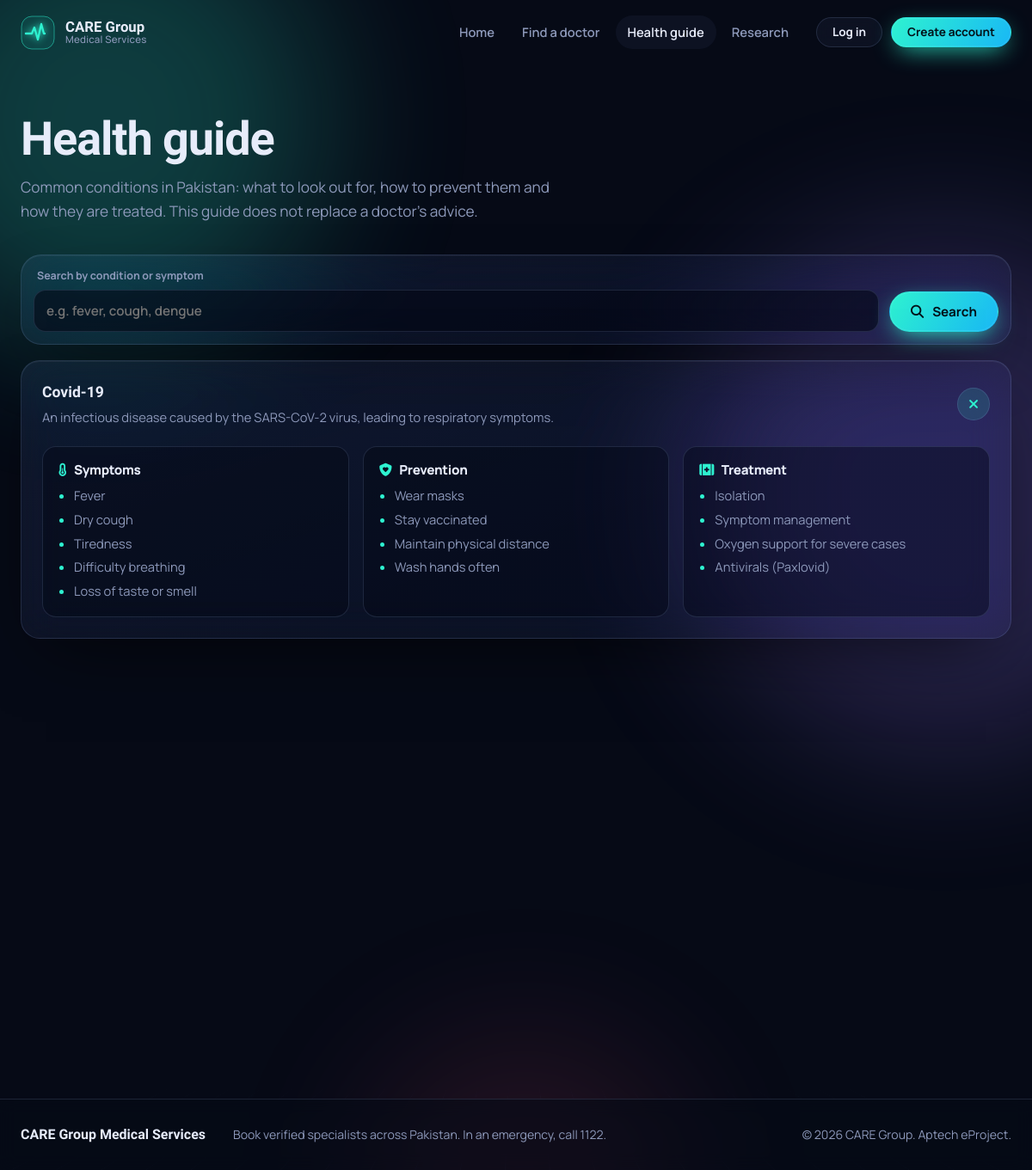
Screenshot of /diseases.php with the database file from the repository.
### tables this page shows
CREATE TABLE IF NOT EXISTS diseases (
    id INT AUTO_INCREMENT PRIMARY KEY,
    name VARCHAR(150) NOT NULL,
    description TEXT NOT NULL,
    symptoms TEXT NOT NULL,  
    preventions TEXT NOT NULL,  
    cures TEXT NOT NULL,  
    created_at TIMESTAMP DEFAULT CURRENT_TIMESTAMP
);

### includes/functions.php (called while the page is built, shortened)
<?php
function url(string $path = ''): string
{
    $prefix = defined('APP_DEPTH') ? str_repeat('../', (int) APP_DEPTH) : '';
    return $prefix . ltrim($path, '/');
}
function h($value): string
{
    return htmlspecialchars((string) ($value ?? ''), ENT_QUOTES, 'UTF-8');
}
function isLoggedIn(): bool
{
    return isset($_SESSION['user_id'], $_SESSION['role']);
}

### includes/components.php (called while the page is built, shortened)
<?php
function split_list(string $text): array
{
    $items = preg_split('/[,;\n]+/', $text);
    $items = array_filter(array_map('trim', $items), 'strlen');
    return array_values(array_map('ucfirst', $items));
}
    ob_start(); ?>

### diseases.php (the view, shortened to what this page needs)
<?php
require_once 'db.php';
require_once 'includes/components.php';
$q = trim($_GET['q'] ?? '');
$diseases = [];
try {
    if ($q !== '') {
        $stmt = $pdo->prepare('SELECT * FROM diseases WHERE name LIKE ? OR symptoms LIKE ? ORDER BY name');
        $stmt->execute(['%' . $q . '%', '%' . $q . '%']);
    } else {
        $stmt = $pdo->query('SELECT * FROM diseases ORDER BY name');
    }
    $diseases = $stmt->fetchAll();
} catch (PDOException $e) {
    error_log('Diseases query failed: ' . $e->getMessage());
}
$nav_active = 'diseases';
include 'includes/header.php';
?>
<section class="page-head">
    <h1 class="enter">Health guide</h1>
    <p class="page-head__lede">Common conditions in Pakistan: what to look out for, how to prevent them and how they are treated. This guide does not replace a doctor's advice.</p>
</section>
<section class="section section--tight">
    <form class="filters filters--compact glass" method="GET" action="diseases.php" role="search" aria-label="Search conditions">
        <label class="finder__field finder__field--grow">
            <span>Search by condition or symptom</span>
            <input type="search" name="q" value="<?php echo h($q); ?>" placeholder="e.g. fever, cough, dengue">
        </label>
        <button type="submit" class="btn btn--glow"><i class="fa-solid fa-magnifying-glass" aria-hidden="true"></i> Search</button>
    </form>
    <div class="conditions">
        <?php foreach ($diseases as $i => $d): ?>
            <details class="condition glass" id="disease-<?php echo (int) $d['id']; ?>" data-reveal<?php echo $i === 0 ? ' open' : ''; ?>>
                <summary>
                    <span class="condition__title"><?php echo h($d['name']); ?></span>
                    <span class="condition__desc"><?php echo h($d['description']); ?></span>
                    <i class="fa-solid fa-plus condition__icon" aria-hidden="true"></i>
                </summary>
                <div class="condition__body">
                    <div>
                        <h3><i class="fa-solid fa-temperature-half" aria-hidden="true"></i> Symptoms</h3>
                        <ul><?php foreach (split_list($d['symptoms']) as $s): ?><li><?php echo h($s); ?></li><?php endforeach; ?></ul>
                    </div>
                    <div>
                        <h3><i class="fa-solid fa-shield-heart" aria-hidden="true"></i> Prevention</h3>
                        <ul><?php foreach (split_list($d['preventions']) as $s): ?><li><?php echo h($s); ?></li><?php endforeach; ?></ul>
                    </div>
                    <div>
                        <h3><i class="fa-solid fa-kit-medical" aria-hidden="true"></i> Treatment</h3>
                        <ul><?php foreach (split_list($d['cures']) as $s): ?><li><?php echo h($s); ?></li><?php endforeach; ?></ul>
                    </div>
                </div>
            </details>
        <?php endforeach; ?>
    </div>
</section>
<?php include 'includes/footer.php'; ?>

### includes/header.php (shortened to what this page needs)
<?php
$body_class = $body_class ?? '';
$nav_active = $nav_active ?? '';
$show_nav   = $show_nav ?? true;
function nav_link(string $key, string $href, string $label, string $active): string
{
    $current = $key === $active ? ' aria-current="page"' : '';
    return '<a class="nav__link" href="' . h(url($href)) . '"' . $current . '>' . h($label) . '</a>';
}
?>
<!DOCTYPE html>
<html lang="en">
<head>
    <link rel="stylesheet" href="https://cdnjs.cloudflare.com/ajax/libs/font-awesome/6.5.2/css/all.min.css">
    <link rel="stylesheet" href="<?php echo h(url('assets/css/theme.css')); ?>">
    <link rel="stylesheet" href="<?php echo h(url('assets/css/pages.css')); ?>">
</head>
<body class="<?php echo h($body_class); ?> is-entering">
    <div class="ambient" aria-hidden="true">
        <span class="ambient__blob ambient__blob--pulse"  data-parallax="40"></span>
        <span class="ambient__blob ambient__blob--plasma" data-parallax="-25"></span>
        <span class="ambient__blob ambient__blob--vital"  data-parallax="18"></span>
        <div class="ambient__grid" data-parallax="8"></div>
    </div>
<?php if ($show_nav): ?>
    <header class="nav" data-nav>
        <div class="nav__inner">
            <a class="brand" href="<?php echo h(url('index.php')); ?>" aria-label="CARE Group home">
                <svg class="brand__mark" viewBox="0 0 40 40" aria-hidden="true">
                    <rect x="1" y="1" width="38" height="38" rx="12"/>
                    <path d="M6 21 H13 L16 14 L20 28 L24 10 L27 21 H34"/>
                </svg>
                <span class="brand__text">CARE Group<small>Medical Services</small></span>
            </a>
            <nav class="nav__menu" id="nav-menu" aria-label="Main">
                <?php
                echo nav_link('home', 'index.php', 'Home', $nav_active);
                echo nav_link('doctors', 'doctors.php', 'Find a doctor', $nav_active);
                echo nav_link('diseases', 'diseases.php', 'Health guide', $nav_active);
                echo nav_link('research', 'news.php', 'Research', $nav_active);
                ?>
                <div class="nav__actions">
                    <?php if (isLoggedIn()): ?>
                        <a class="btn btn--ghost btn--sm" href="<?php echo h(url(dashboard_for($_SESSION['role']))); ?>">
                            <i class="fa-solid fa-gauge-high" aria-hidden="true"></i> My dashboard
                        </a>
                        <a class="btn btn--glow btn--sm" href="<?php echo h(url('logout.php')); ?>">Log out</a>
                    <?php else: ?>
                        <a class="btn btn--ghost btn--sm" href="<?php echo h(url('login.php')); ?>">Log in</a>
                        <a class="btn btn--glow btn--sm" href="<?php echo h(url('register.php')); ?>">Create account</a>
                    <?php endif; ?>
                </div>
            </nav>
        </div>
    </header>
<?php endif; ?>
    <main class="page" id="main">

### includes/footer.php (shortened to what this page needs)
<?php
$show_footer = $show_footer ?? true;
?>
    </main>
<?php if ($show_footer): ?>
    <footer class="footer">
        <div class="footer__inner">
            <p class="footer__brand">CARE Group Medical Services</p>
            <p class="footer__note">Book verified specialists across Pakistan. In an emergency, call 1122.</p>
            <p class="footer__copy">&copy; <?php echo date('Y'); ?> CARE Group. Aptech eProject.</p>
        </div>
    </footer>
<?php endif; ?>
</body>
</html>

### assets/css/pages.css (style rules this page uses)
.section { max-width: 1240px; margin: 0 auto; padding: 72px 24px 0; }
.section--tight { padding-top: 8px; }
.page-head { max-width: 1240px; margin: 0 auto; padding: calc(var(--nav-h) + 56px) 24px 28px; }
.page-head h1 { font-size: clamp(2.2rem, 4.5vw, 3.6rem); font-weight: 800; margin-bottom: 12px; }
.page-head__lede { color: var(--muted); font-size: 1.08rem; max-width: 60ch; margin: 0; }
.finder, .filters { display: grid; grid-template-columns: 1fr 1fr auto; gap: 12px; align-items: end; padding: 14px; border-radius: 24px; }
.filters { grid-template-columns: 1.5fr 1fr 1fr 1.2fr auto; margin-bottom: 18px; }
.filters--compact { grid-template-columns: 1fr auto; }
.finder__field { display: flex; flex-direction: column; gap: 6px; min-width: 0; }
.finder__field span { font-size: .78rem; font-weight: 700; color: var(--muted); padding-left: 4px; }
.finder__field select, .finder__field input { width: 100%; padding: 13px 14px; border-radius: 14px; background: rgba(4, 8, 20, .6); border: 1px solid var(--glass-line); color: var(--text); font: 600 .95rem var(--font-body); appearance: none; -webkit-appearance: none; }
.finder .btn, .filters .btn { padding-top: 15px; padding-bottom: 15px; }
.page:not(:has(.cta)) { padding-bottom: 72px; }
.conditions { display: grid; gap: 14px; }
.condition { border-radius: 22px; overflow: hidden; }
.condition summary { display: grid; grid-template-columns: 1fr auto; gap: 4px 16px; padding: 22px 24px; cursor: pointer; list-style: none; }
.condition__title { font-family: var(--font-display); font-weight: 700; font-size: 1.1rem; }
.condition__desc { grid-column: 1; color: var(--muted); font-size: .92rem; }
.condition__icon { grid-column: 2; grid-row: 1 / span 2; align-self: center; width: 38px; height: 38px; display: grid; place-items: center; border-radius: 50%; background: var(--glass); border: 1px solid var(--glass-line); color: var(--accent); transition: transform .35s var(--ease-out), background .25s; }
.condition[open] .condition__icon { transform: rotate(135deg); background: color-mix(in srgb, var(--accent) 15%, transparent); }
.condition__body { display: grid; grid-template-columns: repeat(3, 1fr); gap: 16px; padding: 0 24px 24px; animation: rise .5s var(--ease-out); }
.condition__body > div { padding: 18px; border-radius: 16px; background: rgba(4, 8, 20, .45); border: 1px solid var(--glass-line); }
.condition__body h3 { font-family: var(--font-body); font-size: .95rem; font-weight: 800; margin-bottom: 10px; }
.condition__body h3 i { color: var(--accent); margin-right: 6px; }
.condition__body ul { margin: 0; padding-left: 18px; color: var(--muted); font-size: .92rem; }
.condition__body li + li { margin-top: 4px; }
.condition__body li::marker { color: var(--accent); }

### rows the page displays
diseases: name "Covid-19", description "An infectious disease caused by the SARS-CoV-2 virus, leading to respiratory symptoms.", symptoms "Fever", symptoms "Dry cough", symptoms "Tiredness", symptoms "Difficulty breathing", symptoms "Loss of taste or smell", preventions "Wear masks", preventions "Stay vaccinated", preventions "Maintain physical distance", preventions "Wash hands often", cures "Isolation", cures "Symptom management", cures "Oxygen support for severe cases", cures "Antivirals (Paxlovid)"

### other values shown
$label "Home Find a doctor Health guide Research"
